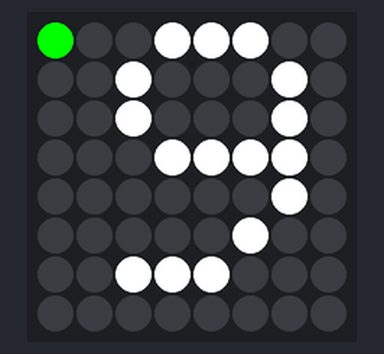
A sketch run on a simulated Arduino Uno, built with avr-gcc and run on an emulated ATmega328P. Shown: 8×8 RGB LED matrix (first LED top left, wired row by row).

Above: at 0.1 s.
At 1.1 s:
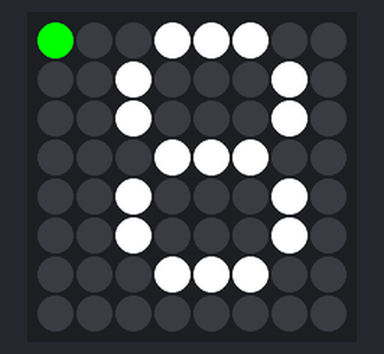
At 2.1 s:
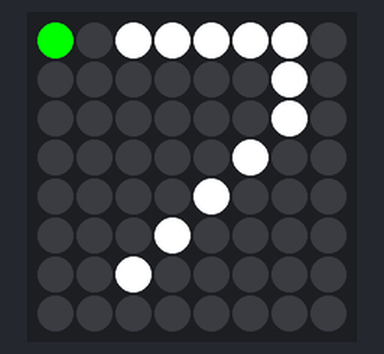
At 4.1 s:
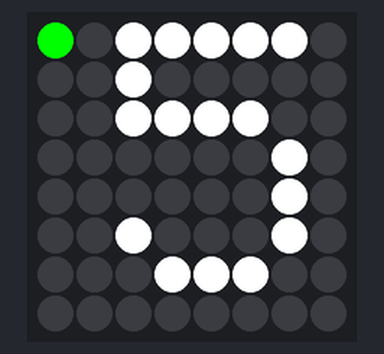
At 6.1 s:
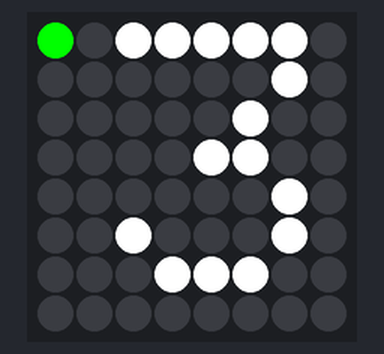
At 9.1 s:
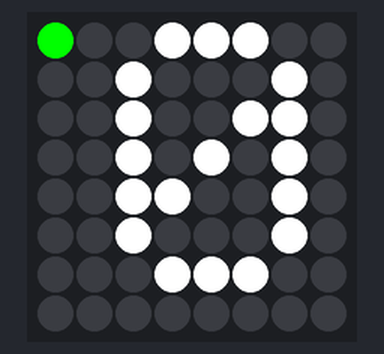

The sketch:

RGBMatrix_starter.ino
```cpp
#include <Adafruit_GFX.h>
#include <Adafruit_NeoMatrix.h>
#include <Adafruit_NeoPixel.h>

int counter = 9;
int PIN = 6;

Adafruit_NeoMatrix matrix = Adafruit_NeoMatrix(8, 8, PIN, NEO_MATRIX_TOP + NEO_MATRIX_RIGHT + NEO_MATRIX_COLUMNS + NEO_MATRIX_PROGRESSIVE, NEO_GRB + NEO_KHZ800);

void setup() {
  matrix.begin();
  matrix.setBrightness(255);
  matrix.setRotation(1);
}


void loop() {
  matrix.clear();
  matrix.setCursor(2, 0);

  matrix.drawPixel(0, 0, matrix.Color(0, 255, 0));
  matrix.print(counter);

  matrix.show();
  delay(1000);
  counter --;
  if(counter < 0){

    counter = 9;
  }
}
```

rainbow.ino
```cpp
//////////////////////
//BELOW ARE EXTRA FUNCTIONS YOU CAN IGNORE
/////////////


// Input a value 0 to 255 to get a color value.
// The colours are a transition r - g - b - back to r.
uint32_t Wheel(byte WheelPos) {
  WheelPos = 255 - WheelPos;
  if(WheelPos < 85) {
    return matrix.Color(255 - WheelPos * 3, 0, WheelPos * 3);
  }
  if(WheelPos < 170) {
    WheelPos -= 85;
    return matrix.Color(0, WheelPos * 3, 255 - WheelPos * 3);
  }
  WheelPos -= 170;
  return matrix.Color(WheelPos * 3, 255 - WheelPos * 3, 0);
}
```

Measured:
- by itself, everything shown: repeats every 10.1 s, in 10 steps
- what the display in image 1 shows lasts 1.0 s, from 1.0 s to 2.0 s
